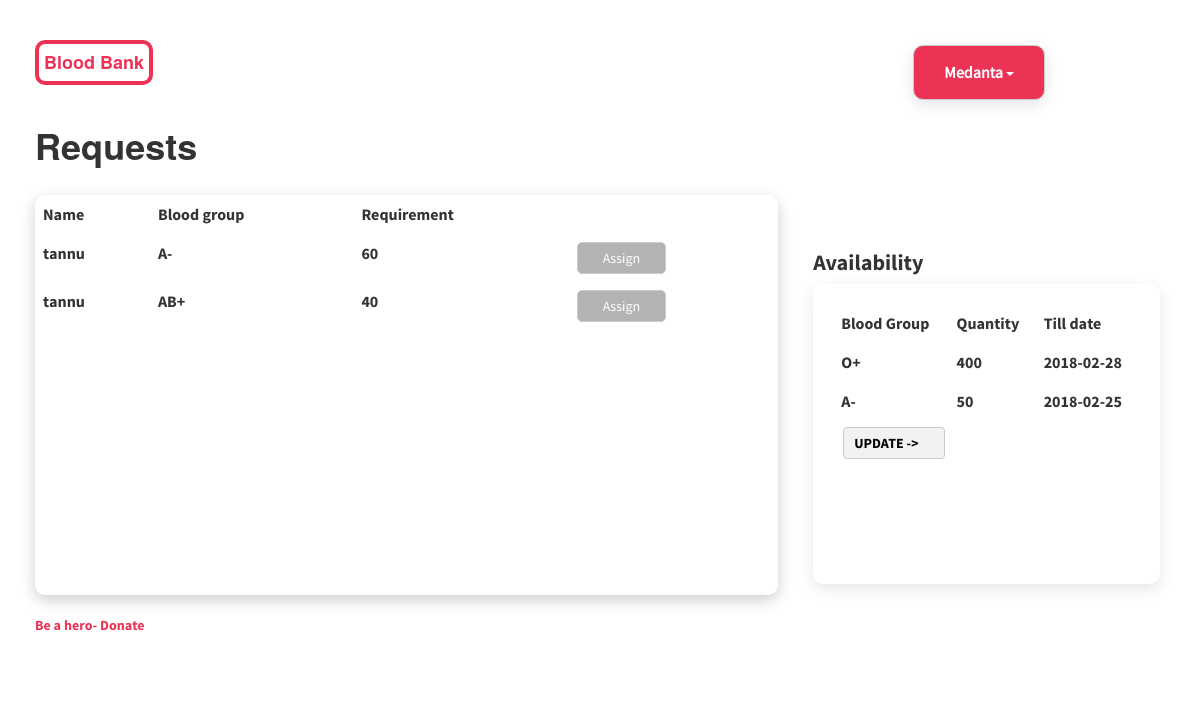
Screenshot of /hospital.php (signed in) with the database file from the repository.
### tables this page shows
CREATE TABLE `users` (
  `user_id` int(10) NOT NULL,
  `name` varchar(10) NOT NULL,
  `email` varchar(20) NOT NULL,
  `password` varchar(20) NOT NULL,
  `gender` varchar(10) NOT NULL,
  `bloodgrp` varchar(10) NOT NULL,
  `date_of_birth` date NOT NULL
);

CREATE TABLE `user_request` (
  `hospital_id` int(11) NOT NULL,
  `user_id` int(50) NOT NULL,
  `No_of_units` int(100) NOT NULL,
  `bldgrp` varchar(20) NOT NULL,
  `status` varchar(100) NOT NULL DEFAULT '0',
  `id` int(11) NOT NULL
);

CREATE TABLE `available_blood` (
  `id` int(20) NOT NULL,
  `bldgrp` varchar(50) NOT NULL,
  `quantity` int(20) NOT NULL,
  `hospital_id` int(20) NOT NULL,
  `date` date NOT NULL
);

### hospital.php (the view, shortened to what this page needs)
<?php
  require_once('database.php');
?>
<!DOCTYPE html>
<html lang="en">
<head>
  <link rel="stylesheet" href="https://maxcdn.bootstrapcdn.com/bootstrap/3.3.7/css/bootstrap.min.css">
</head>
<body>
  <div class="container">
       <div class="row">
             <div class="col-sm-8">
                  <a href="C:\xampp\htdocs\blood project\index.html"><button type="button" class="btn btn-default blood "><b>Blood Bank</b></button></a>
                  <br>
                  <br>
                  <h1><b>Requests</b></h1>
                  <br>
                  <div class="request_div">
                    <div class="table-responsive">
    <table class="table">
    <thead>
      <tr class="first_col">
        <th>Name</th>
        <th>Blood group</th>
        <th>Requirement</th>
      </tr>
    </thead>
    <tbody>
<?php
      $dataRow = "";
      $hospital_id = $_SESSION['hospital_id'];
      $query = "select user_request.*,users.name from user_request inner join users on users.user_id = user_request.user_id where user_request.hospital_id=$hospital_id";
      $query_run = mysqli_query($con,$query);
      while($row2 = mysqli_fetch_array($query_run))
    {
          $button_text = "Assign";
          $button = "<td><button type=\"submit\" name=\"assign\" class=\"btn btn-default assign\">$button_text</button></td>";
         $dataRow = $dataRow."<tr><form action=\"assign.php\" method=\"post\"><td>$row2[6]</td>
         <input type=\"hidden\" name=\"id\" value=$row2[5]>
          <input type=\"hidden\" name=\"status\" value=$row2[4]>
                    <td>$row2[3]</td><td>$row2[2]</td>$button</form></tr>";
    }
     echo $dataRow;
 ?>
    </tbody>
  </table>
</div>
</div>
        <br>
        <p>Be a hero- Donate</p>
</div>
      <div class="col-sm-4">
           <div class="dropdown ">
               <button type="button"  class="btn btn-default dropdown-toggle hospital_name " data-toggle="dropdown"><b>
              <?php
              echo $_SESSION['hospitalname'];
              ?>
              </b><span class="caret"></span></button>
      </div>
     <h3>Availability</h3>
      <div class="available_blood_div ">
            <table class="table ">
              <thead>
      <tr class="first_col">
        <th>Blood Group</th>
        <th>Quantity</th>
        <th>Till date</th>
      </tr>
    </thead>
<tbody>
<?php
      $data = "";
       $hospital_id =$_SESSION['hospital_id'];
      $q = "select * from available_blood where hospital_id=$hospital_id";
      $sql = mysqli_query($con,$q);
      while($row = mysqli_fetch_array($sql))
      {
        $data = $data."<tr>
         <input type=\"hidden\" name=\"hospital_id\" value=$row[3]>
                <td> $row[1] </td>
                <td> $row[2] </td>
                <td> $row[4] </td>
              </tr>";
      }
      echo $data;
 ?>
  </tbody>
</table>
 <a href="addblood.php"><button type="button" class="btn btn-default update">UPDATE -></button></a>
   </div>
 </div>
</div>
</div>
</body>
</html>

### hospital.php (style rules this page uses)
.container { padding: 40px 20px; }
.col-sm-4 { padding: 5px 20px; }
.blood { border:4px solid #EC3356; padding: 5px 5px; color:#EC3356; border-radius: 10px; background-color: #fff; font-size: 18px; font-weight: 2; }
.hospital_name { padding: 15px 30px; color: #fff; background-color:#EC3356; border-radius: 10px; margin-left: 100px; font-size: 16px; box-shadow: 0px 5px 15px 0px rgba(0,0,0,0.1); font-family:blood-regular; }
.dropdown { position: relative; display: block; }
.request_div { border-radius: 10px; overflow: scroll; width: 100%; height: 400px; box-shadow: 0px 5px 15px 0px rgba(0,0,0,0.2); }
th, td { font-family: blood-bold; font-size: 16px; text-align: left; border-top: none !important; border-bottom: none !important; }
.assign { padding: 5px 25px; color: #fff; background-color:#b3b3b3; border-radius: 5px; font-size: 14px; font-family:blood-regular; }
h3 { margin-top: 150px; font-size: 22px; font-family: blood-bold; }
.available_blood_div { border-radius: 10px; padding: 20px 20px; width: 100%; height: 300px; box-shadow: 0px 5px 15px 0px rgba(0,0,0,0.1); }
.update { padding: 5px 25px 5px 10px; color: #000; background-color: #f2f2f2; font-size: 14px; font-family:blood-bold; margin-top: -20px; margin-left: 10px; }
p { color: #EC3356; font-family: blood-bold; font-size: 14px; }

### rows the page displays
users: name "tannu tannu"
user_request: bldgrp "A-", No_of_units "60"
user_request: bldgrp "AB+", No_of_units "40"
available_blood: bldgrp "O+", quantity "400", date "2018-02-28"
available_blood: bldgrp "A-", quantity "50", date "2018-02-25"

### other values shown
$button_text "Assign Assign"
$_SESSION['hospitalname'] "Medanta"
